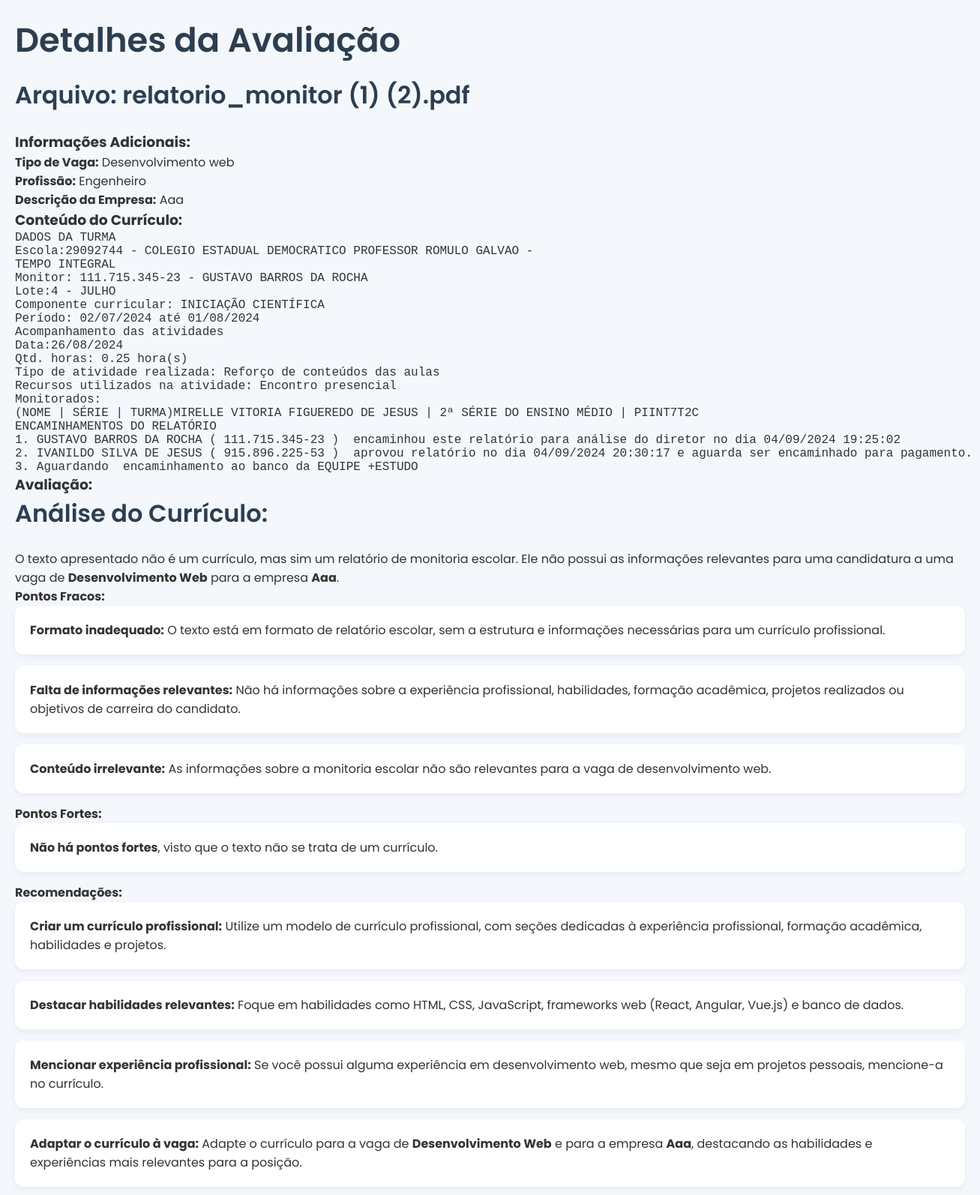
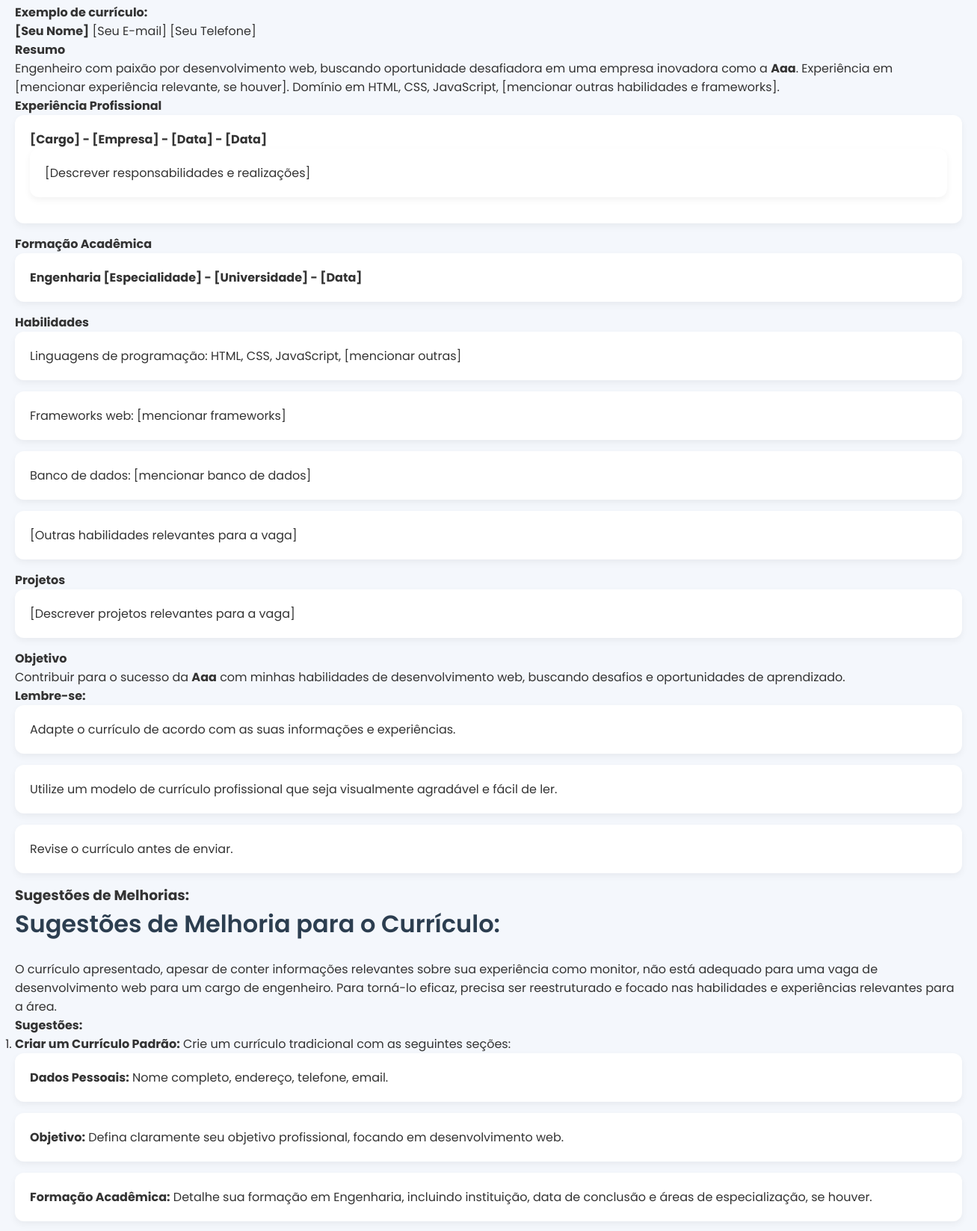
/avaliacao/0ecd28c2-9ff9-4631-be03-602764f246d2 (upper part), run on the app's committed database (2 pictures, top to bottom).
### main.py (models this page shows)
class AvaliacaoCurriculo(db.Model):
    id = db.Column(db.String, primary_key=True)
    arquivo_nome = db.Column(db.String(150), nullable=False)
    arquivo_conteudo = db.Column(db.Text, nullable=False)
    tipo_vaga = db.Column(db.String(100), nullable=False)
    profissao = db.Column(db.String(100), nullable=False)
    descricao_empresa = db.Column(db.Text, nullable=False)
    avaliacao = db.Column(db.Text, nullable=False)
    melhorias = db.Column(db.Text, nullable=False)

### main.py (the view)
@app.route('/avaliacao/<avaliacao_id>')
def avaliacao_detalhes(avaliacao_id):
    avaliacao = AvaliacaoCurriculo.query.get(avaliacao_id)
    if avaliacao:
        return render_template('avaliacao.html', avaliacao=avaliacao)
    else:
        return "Avaliação não encontrada", 404

### templates/avaliacao.html (shortened to what this page needs)
<!DOCTYPE html>
<html lang="pt-br">
<head>
    <link rel="stylesheet" href="{{ url_for('static', filename='style.css') }}">
</head>
<body>
    <h1>Detalhes da Avaliação</h1>
    <h2>Arquivo: {{ avaliacao.arquivo_nome }}</h2>
    <h3>Informações Adicionais:</h3>
    <p><strong>Tipo de Vaga:</strong> {{ avaliacao.tipo_vaga }}</p>
    <p><strong>Profissão:</strong> {{ avaliacao.profissao }}</p>
    <p><strong>Descrição da Empresa:</strong> {{ avaliacao.descricao_empresa }}</p>
    <h3>Conteúdo do Currículo:</h3>
    <pre>{{ avaliacao.arquivo_conteudo }}</pre>
    <h3>Avaliação:</h3>
    <p>{{ avaliacao.avaliacao | safe }}</p>
    <h3>Sugestões de Melhorias:</h3>
    <p>{{ avaliacao.melhorias | safe }}</p>
</body>
</html>

### static/style.css (style rules this page uses)
* { margin: 0; padding: 0; box-sizing: border-box; }
body { font-family: 'Poppins', sans-serif; background-color: #f4f7fc; color: #333; padding: 20px; font-size: 16px; }
h1, h2 { color: #2c3e50; font-weight: 600; margin-bottom: 1rem; }
h1 { font-size: 2.8rem; }
h2 { font-size: 2rem; margin-bottom: 1.5rem; }
ul { list-style-type: none; padding: 0; }
ul li { background-color: #ffffff; margin-bottom: 15px; padding: 20px; border-radius: 12px; box-shadow: 0 4px 10px rgba(0, 0, 0, 0.05); transition: box-shadow 0.3s ease, transform 0.2s ease; }

### data on the page
AvaliacaoCurriculo: arquivo_nome "relatorio_monitor (1) (2).pdf", tipo_vaga "Desenvolvimento web", profissao "Engenheiro", descricao_empresa "Aaa", arquivo_conteudo "DADOS DA TURMA Escola:29092744 - COLEGIO ESTADUAL DEMOCRATICO PROFESSOR ROMULO GALVAO - TEMPO INTEGRAL Monitor: 111.715.345-23 - GUSTAVO BARROS DA ROCHA Lote:4 - JULHO Componente curricular: INICIAÇÃO CIENTÍFICA Período: 02/07/2024 até 01/08/2024 Acompanhamento das atividades Data:26/08/2024 Qtd. horas: 0.25 hora(s) Tipo de atividade realizada: Reforço de conteúdos das aulas Recursos utilizados na atividade: Encontro presencial Monitorados: (NOME | SÉRIE | TURMA)MIRELLE VITORIA FIGUEREDO DE JESUS | 2ª SÉRIE DO ENSINO MÉDIO | PIINT7T2C ENCAMINHAMENTOS DO RELATÓRIO 1. GUSTAVO BARROS DA ROCHA ( 111.715.345-23 ) encaminhou este relatório para análise do diretor no dia 04/09/2024 19:25:02 2.…", avaliacao "Análise do Currículo: O texto apresentado não é um currículo, mas sim um relatório de monitoria escolar. Ele não possui as informações relevantes para uma candidatura a uma vaga de Desenvolvimento Web para a empresa Aaa . Pontos Fracos: Formato inadequado: O texto está em formato de relatório escolar, sem a estrutura e informações necessárias para um currículo profissional. Falta de informações relevantes: Não há informações sobre a experiência profissional, habilidades, formação acadêmica, projetos realizados ou objetivos de carreira do candidato. Conteúdo irrelevante: As informações sobre a monitoria escolar não são relevantes para a vaga de desenvolvimento web. Pontos Fortes: Não há…", melhorias "Sugestões de Melhoria para o Currículo: O currículo apresentado, apesar de conter informações relevantes sobre sua experiência como monitor, não está adequado para uma vaga de desenvolvimento web para um cargo de engenheiro. Para torná-lo eficaz, precisa ser reestruturado e focado nas habilidades e experiências relevantes para a área. Sugestões: Criar um Currículo Padrão: Crie um currículo tradicional com as seguintes seções: Dados Pessoais: Nome completo, endereço, telefone, email. Objetivo: Defina claramente seu objetivo profissional, focando em desenvolvimento web. Formação Acadêmica: Detalhe sua formação em Engenharia, incluindo instituição, data de conclusão e áreas de especialização,…"
